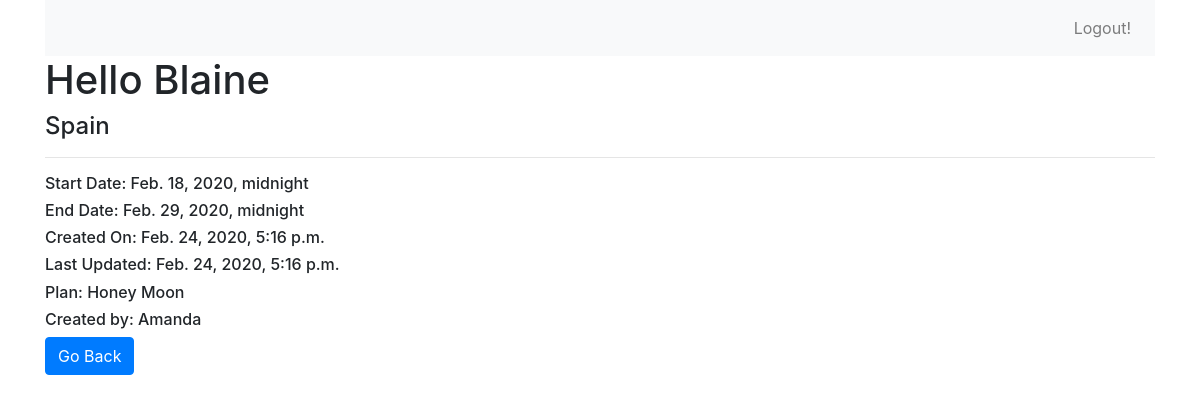
The page /trips/8 (signed in) on the database its author committed.
### trip_app/models.py (models this page shows)
class User(models.Model):
    first_name = models.CharField(max_length=45)
    last_name = models.CharField(max_length=45)
    email = models.CharField(max_length=45)
    password = models.CharField(max_length=255)
    created_at = models.DateTimeField(auto_now_add=True)
    updated_at = models.DateTimeField(auto_now=True)
    objects = LoginManager()

class Trip(models.Model):
    destination = models.CharField(max_length=255)
    start_date = models.DateTimeField()
    end_date = models.DateTimeField()
    plan = models.CharField(max_length=255)
    trip_details = models.ForeignKey(User, related_name='my_trip', on_delete=models.CASCADE)
    created_at = models.DateTimeField(auto_now_add=True)
    updated_at = models.DateTimeField(auto_now=True)
    objects = LoginManager()

### trip_app/views.py (the view)
# urls.py: path('trips/<id>', views.see_trip),
def see_trip(request, id):
    theuser = User.objects.get(id = request.session['userid'])
    context = {
        'edit_trip': Trip.objects.get(id=id),
        'theuser' : theuser,
    }
    return render(request, 'viewtrip.html', context)

### trip_app/templates/viewtrip.html (shortened to what this page needs)
<!DOCTYPE html>
<html lang="en">
<head>
    <link rel="stylesheet" href="https://stackpath.bootstrapcdn.com/bootstrap/4.3.1/css/bootstrap.min.css">
</head>
<body>
    <div class="container">
        <nav class="navbar navbar-expand-sm navbar-light bg-light">
            <div class="collapse navbar-collapse">
                <ul class="navbar-nav ml-auto">
                    <li class="nav-item">
                        <a href="/logout" class="nav-link" >Logout!</a>
                    </li>
                </ul>
            </div>
        </nav>
        <h1>Hello {{theuser.first_name}}</h1>
        <h4>{{edit_trip.destination}}</h4>
        <hr>
        <h6>Start Date: {{edit_trip.start_date}}</h6>
        <h6>End Date: {{edit_trip.end_date}}</h6>
        <h6>Created On: {{edit_trip.created_at}}</h6>
        <h6>Last Updated: {{edit_trip.updated_at}}</h6>
        <h6>Plan: {{edit_trip.plan}}</h6>
        <h6>Created by: {{edit_trip.trip_details.first_name}}</h6>
        <a href="/dashboard" class="btn btn-primary" role="button">Go Back</a>
    </div>
</body>
</html>

### rows shown on the page
User: first_name "Blaine"
Trip: destination "Spain", start_date "Feb. 18, 2020, midnight", end_date "Feb. 29, 2020, midnight", created_at "Feb. 24, 2020, 5:16 p.m.", updated_at "Feb. 24, 2020, 5:16 p.m.", plan "Honey Moon", trip_details.first_name "Amanda"
